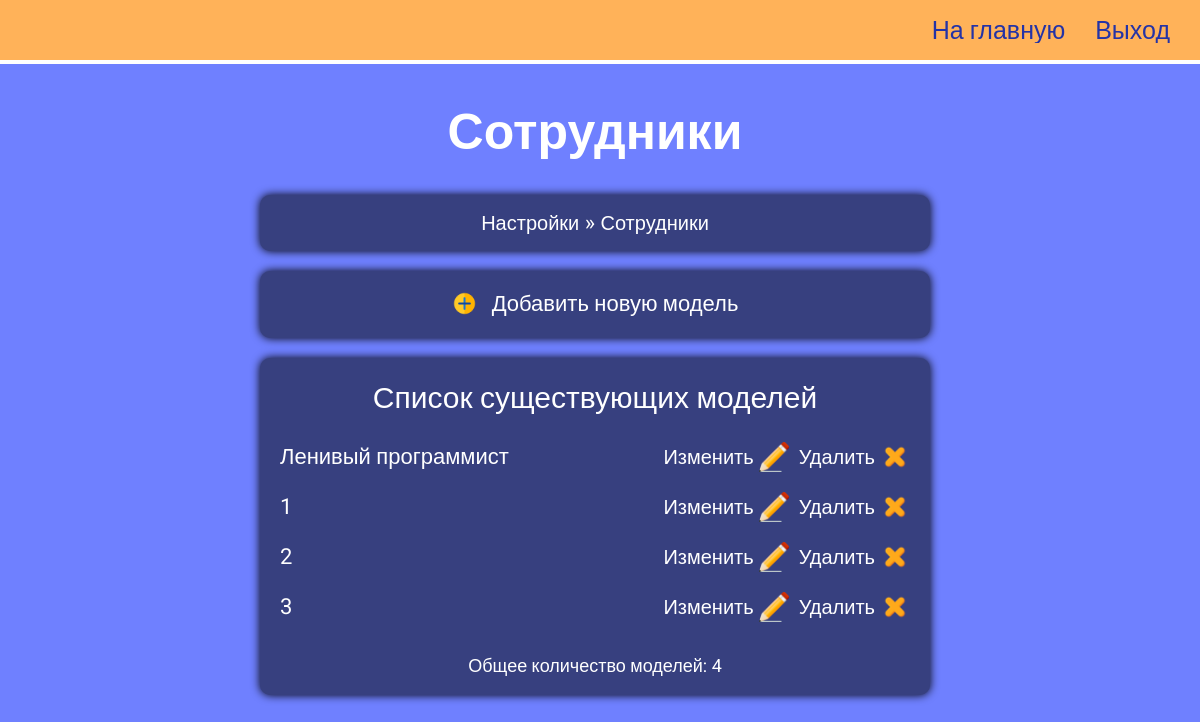
/customization/change-employee/ (signed in), run on an earlier commit of the app's database.
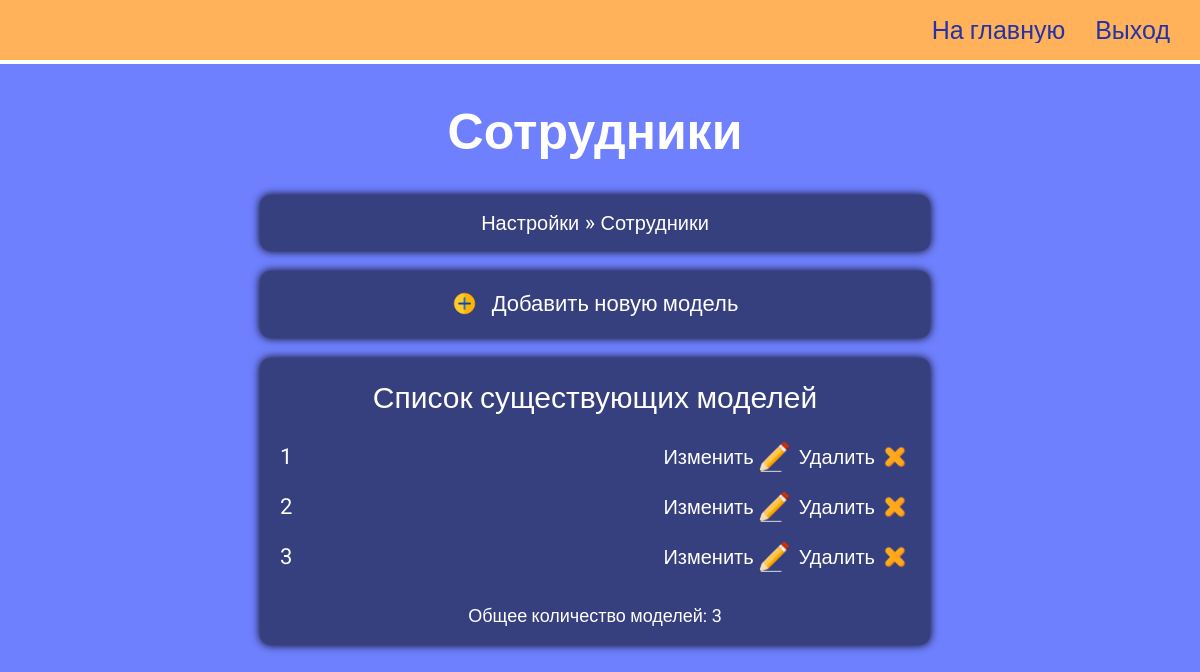
And on a later commit of the database.
### simetra_app/models.py (models this page shows, shortened)
class Employee(models.Model):
    def get_upload_path(self, filename):
        return Path('main_page/employees', get_uuid4_filename(filename))
    name = models.CharField(max_length=100)
    position = models.CharField(max_length=200)
    image = models.ImageField(
        default='main_page/employees/default-avatar.jpg',
        upload_to=get_upload_path,
    )

### simetra_app/views.py (the view)
@login_required(login_url='simetra_app:staff-login')
def change_employee_model(request):
    context = get_context_to_change_model(Employee)
    context['heading'] = 'Сотрудники'
    context['object_name'] = 'employee'
    context = update_context_for_customization_pages_navbar(request, context)
    return render(request, 'simetra_app/change-model.html', context)

### simetra_app/views.py (called while the page is built)
def get_context_to_change_model(Object):
    context = {
        'list_of_objects': Object.objects.all(),
        'number_of_objects': Object.objects.all().count(),
    }
    is_object_city = ContentType.objects.get_for_model(Object) == \
                     ContentType.objects.get_for_model(City)
    if is_object_city:
        context["is_city"] = True
    return context

def update_context_for_customization_pages_navbar(request, context):
    def is_it_update_page(url_ancestors_name_list):
        return url_ancestors_name_list[-2][:7] == 'update-'
    url_ancestors_name_list = request.path.split('/')[1:-1]
    if is_it_update_page(url_ancestors_name_list):
        context['update_model'] = url_ancestors_name_list[-2]
        context['model_id'] = url_ancestors_name_list[-1]
        context['is_this_update_page'] = True
        del (url_ancestors_name_list[-2])
        del (url_ancestors_name_list[-1])
    context['url_ancestors_name_list'] = url_ancestors_name_list
    return context

### simetra_app/templates/simetra_app/change-model.html (shortened to what this page needs)
{% load static %}
<!DOCTYPE html>
<html lang="ru">
<head>
  <link rel="stylesheet" href="{% static 'simetra_app/customization_page/change-model/styles/style.css' %}" />
  <link rel="stylesheet" href="{% static 'simetra_app/customization_page/common-static/styles/style.css' %}" />
</head>
<body>
  <div class="wrapper">
    <header class="header">
      <div class="header__container">
        <nav class="header__menu menu">
          <ul class="menu__list">
            <li class="menu__item">
              <a href="{% url 'simetra_app:customization' %}" class="menu__link _link">На главную</a>
            </li>
            <li class="menu__item">
              <a href="{% url 'simetra_app:staff-logout' %}" class="menu__link _link">Выход</a>
            </li>
          </ul>
        </nav>
      </div>
    </header>
    <main class="page">
      <section class="page__home home">
        <div class="home__container _center-block">
          <h1 class="home__title _center-text">{{ heading }}</h1>
          <div class="home__navbar _center-text">
            {% include 'simetra_app/customization-navbar.html' %}
          </div>
          {% with 'simetra_app:create-'|add:object_name as creation_link %}
            <p class="_center-text"><a class="home__add _link" href="{% url creation_link %}">Добавить новую модель</a></p>
          {% endwith %}
          <div class="home__block">
            <h2 class="home__caption _center-text">Список существующих моделей</h2>
            <ul>
              {% for object in list_of_objects %}
                <li class="home__item">
                  {% if is_city %}
                    <span name="city-name">{{ object.russian_name }}</span>
                  {% else %}
                    {{ object.name }}
                  {% endif %}
                  <div class="home__options">
                    {% with 'simetra_app:update-'|add:object_name as updating_link %}
                      <a class="home__change _link" href="{% url updating_link object.id %}">
                        <span>Изменить</span>
                        <img class="home__option-image" src="{% static 'simetra_app/customization_page/change-model/assets/img/change.png' %}">
                      </a>
                    {% endwith %}
                    {% with 'simetra_app:delete-'|add:object_name as deleting_link %}
                      <a class="home__delete _link" href="{% url deleting_link object.id %}">
                        <span>Удалить</span>
                        <img class="home__option-image" src="{% static 'simetra_app/customization_page/change-model/assets/img/delete.png' %}">
                      </a>
                    {% endwith %}
                  </div>
                </li>
              {% endfor %}
            </ul>
            <p class="_center-text">Общее количество моделей: {{ number_of_objects }}</p>
          </div>
      </section>
    </main>
  </div>
</body>
</html>

### simetra_app/templates/simetra_app/customization-navbar.html (shortened to what this page needs)
{% load static %}
<link rel="stylesheet" href="{% static 'simetra_app/customization_page/customization-navbar/styles/style.css' %}" />
<ul>
  {% for ancestor in url_ancestors_name_list %}
    {% with 'simetra_app:'|add:ancestor as ancestor_url %}
      <li>
        <a href="{% url ancestor_url %}">
          <span class="_link" name="navbar-element-name">{{ ancestor }}</span>
        </a>
      </li>
      <span name="quotation-mark">»</span>
    {% endwith %}
  {% endfor%}
</ul>

### simetra_app/static/simetra_app/customization_page/change-model/styles/style.css (style rules this page uses)
* { padding: 0; margin: 0; border: 0; }
*, *:before, *:after { -webkit-box-sizing: border-box; box-sizing: border-box; }
nav, footer, header, aside { display: block; }
html, body { height: 100%; width: 100%; font-size: 100%; line-height: 1; font-size: 14px; -ms-text-size-adjust: 100%; -moz-text-size-adjust: 100%; -webkit-text-size-adjust: 100%; }
a, a:visited { text-decoration: none; }
ul li { list-style: none; }
img { vertical-align: top; }
h1, h2, h3, h4, h5, h6 { font-size: inherit; font-weight: 400; }
body { font-family: "Roboto", sans-serif; font-size: 18px; background-color: #6f80ff; }
.wrapper { min-height: 100%; overflow: hidden; display: -webkit-box; display: -ms-flexbox; display: flex; -webkit-box-orient: vertical; -webkit-box-direction: normal; -ms-flex-direction: column; flex-direction: column; }
._link { display: block; color: #ffffff; font-size: 20px; -webkit-transition: 0.5s; transition: 0.5s; }
._center-block { margin-left: auto; margin-right: auto; }
._center-text { text-align: center; }
.header { position: absolute; border-bottom: 4px solid white; background-color: #ffb259; width: 100%; left: 0; top: 0; z-index: 10; }
.header__container { max-width: 1400px; margin: 0px auto; padding: 0px 10px; display: -webkit-box; display: -ms-flexbox; display: flex; min-height: 60px; -webkit-box-align: center; -ms-flex-align: center; align-items: center; -webkit-box-pack: justify; -ms-flex-pack: justify; justify-content: space-between; }
.menu { width: 100%; }
.menu__list { display: -webkit-box; display: -ms-flexbox; display: flex; -ms-flex-wrap: wrap; flex-wrap: wrap; -webkit-box-pack: end; -ms-flex-pack: end; justify-content: flex-end; padding: 0px 20px; gap: 20px 30px; }
.menu__link { font-size: 25px; color: #2433a6; -webkit-transition: 0.3s; transition: 0.3s; }
.page { -webkit-box-flex: 1; -ms-flex: 1 1 auto; flex: 1 1 auto; }
.home { color: #ffffff; padding: 100px 0px 0px 0px; }
.home__container { padding: 0px 10px 0px 0px; max-width: 680px; }
.home__title { font-weight: bold; font-size: 50px; line-height: 130%; margin-bottom: 30px; }
.home__navbar { font-size: 22px; line-height: 120%; margin-bottom: 20px; border-radius: 10px; -webkit-box-shadow: 0px 0px 10px 0px black; box-shadow: 0px 0px 10px 0px black; padding: 15px 15px; background-color: #37407f; }
.home__add { font-size: 22px; line-height: 120%; margin-bottom: 20px; border-radius: 10px; -webkit-box-shadow: 0px 0px 10px 0px black; box-shadow: 0px 0px 10px 0px black; padding: 20px 15px; background-color: #37407f; }
.home__add::before { content: ""; background: url("../assets/img/add.png") no-repeat; font-size: 22px; padding-left: 40px; background-size: contain; }
.home__caption { font-size: 30px; margin-bottom: 20px; line-height: 130%; }
.home__block { padding: 10px 0px; border-radius: 10px; -webkit-box-shadow: 0px 0px 10px 0px black; box-shadow: 0px 0px 10px 0px black; padding: 20px 15px; margin-bottom: 30px; background-color: #37407f; }
.home__item { margin-bottom: 10px; display: -webkit-box; display: -ms-flexbox; display: flex; font-size: 22px; -webkit-box-pack: justify; -ms-flex-pack: justify; justify-content: space-between; -webkit-box-align: center; -ms-flex-align: center; align-items: center; -ms-flex-wrap: wrap; flex-wrap: wrap; gap: 10px 40px; padding: 5px; border-radius: 5px; }
.home__item:last-child { margin-bottom: 30px; }
.home__options { display: -webkit-box; display: -ms-flexbox; display: flex; -webkit-box-align: center; -ms-flex-align: center; align-items: center; gap: 10px 10px; }
.home__change, .home__delete { display: -webkit-box; display: -ms-flexbox; display: flex; -webkit-box-align: center; -ms-flex-align: center; align-items: center; gap: 0px 5px; }
.home__option-image { width: 30px; }

### simetra_app/static/simetra_app/customization_page/common-static/styles/style.css (style rules this page uses)
._center-block { margin-left: auto; margin-right: auto; }
._center-text { text-align: center; }

### simetra_app/static/simetra_app/customization_page/customization-navbar/styles/style.css (style rules this page uses)
a { color: white; }
ul { overflow: hidden; }
li { display: inline-block; }

What changed in the data, as far as the page shows it:
removed Employee: name "Ленивый программист"
Also different on the page:
{{ number_of_objects }}: "4" → "3"
